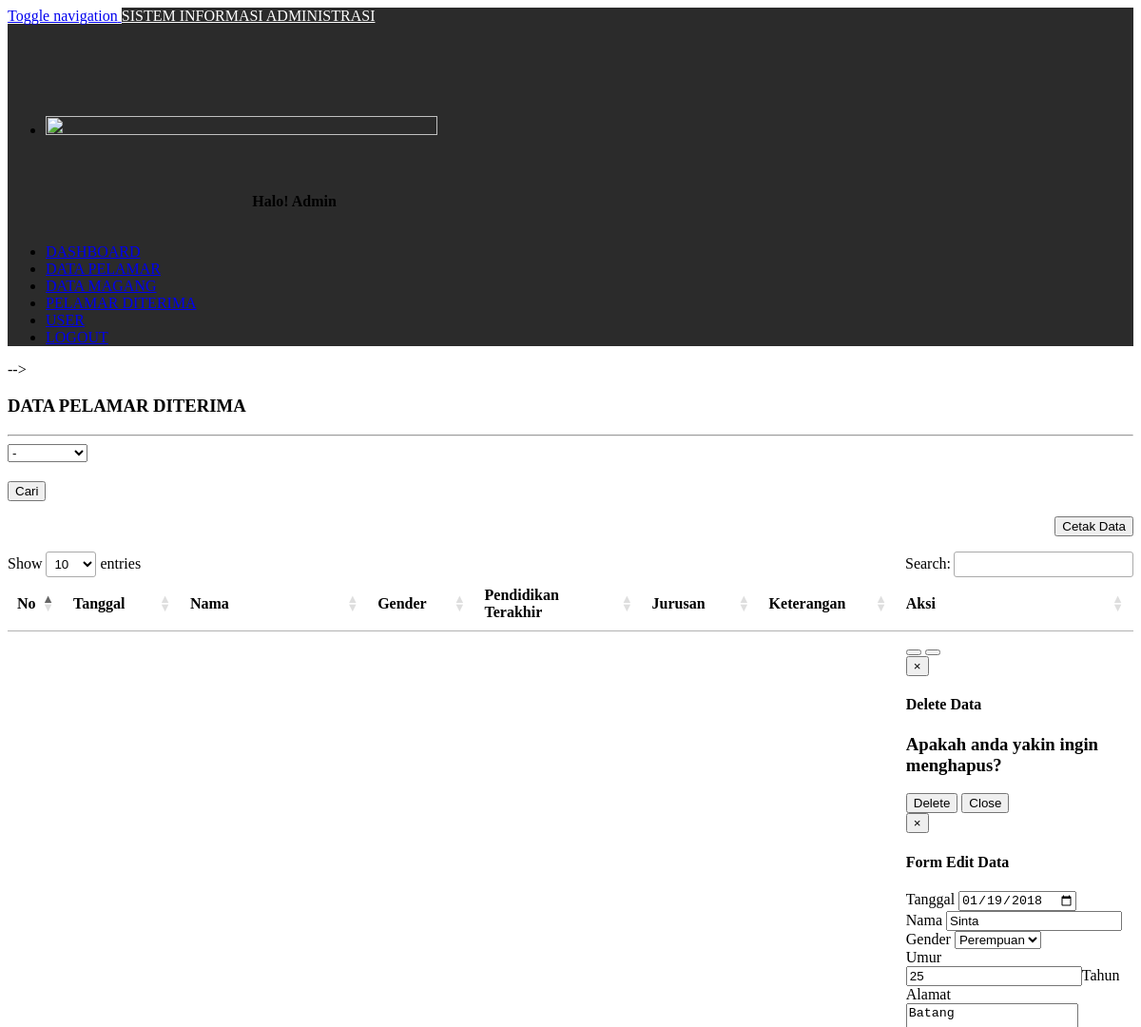
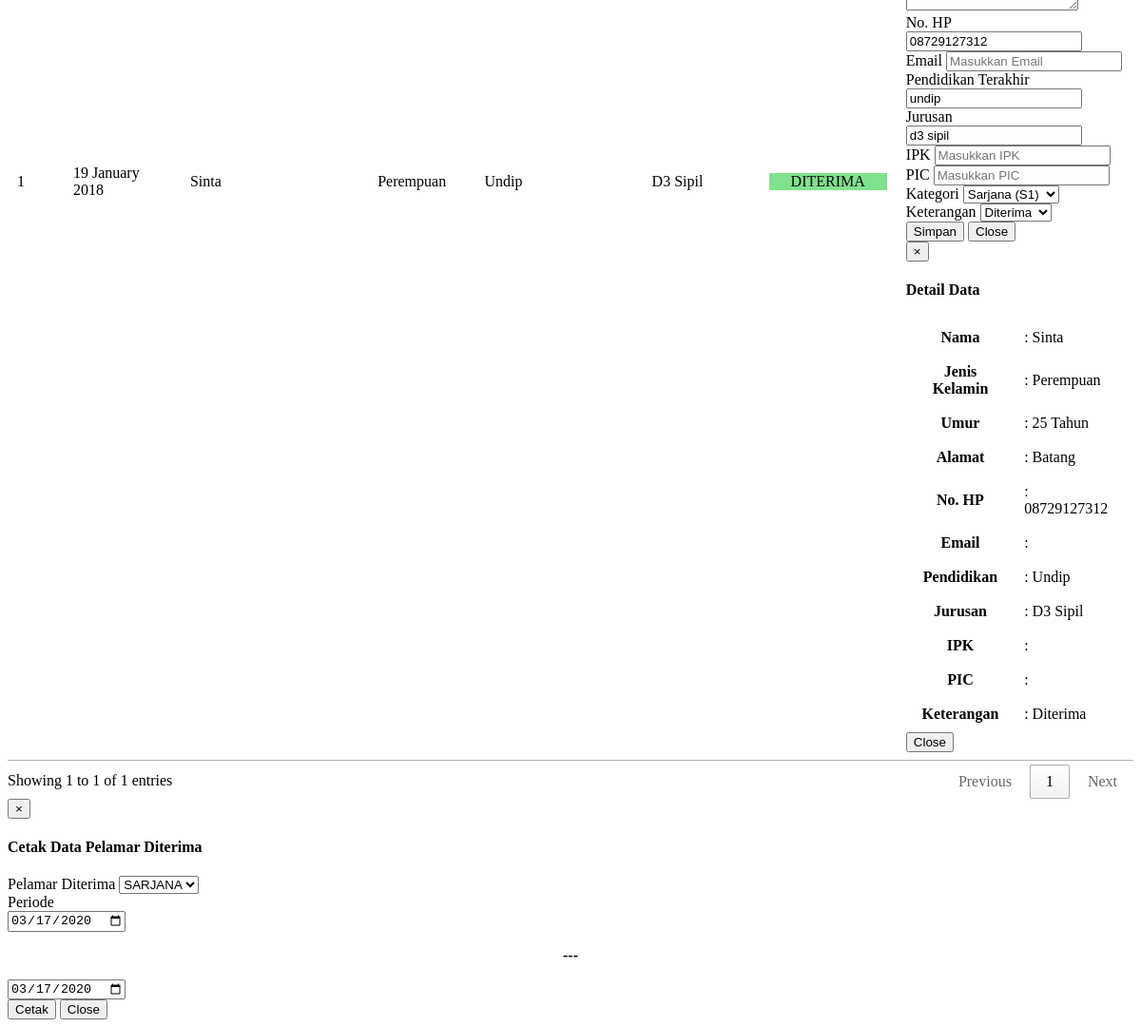
Screenshot of /diterima.php?kategori=sarjana with the database file from the repository (2 pictures, top to bottom).
### tables this page shows
CREATE TABLE `data` (
  `id_data` int(3) NOT NULL,
  `nama` varchar(50) NOT NULL,
  `jenis_kelamin` varchar(20) NOT NULL,
  `umur` int(10) NOT NULL,
  `alamat` varchar(100) NOT NULL,
  `no_hp` varchar(30) NOT NULL,
  `pendidikan` varchar(100) NOT NULL,
  `jurusan` varchar(30) NOT NULL,
  `ipk` varchar(10) NOT NULL,
  `pic` varchar(30) NOT NULL,
  `keterangan` varchar(255) NOT NULL,
  `jenis` varchar(20) NOT NULL,
  `tanggal` date NOT NULL,
  `email` varchar(100) NOT NULL
);

### diterima.php (the view, shortened to what this page needs)
<!DOCTYPE html>
<html>
<head>
</head>
<body>
	<!-- <?php include "menu.php";
	?> -->
	<div class="col-sm-10 col-sm-offset-2" id="content">
			<div class="panel_body">
			<h3><b>DATA PELAMAR DITERIMA </b></h3>
			<hr>
			<div class="col-sm-2" style="margin-bottom: 20px;">
				<form method="get">
					<select class="form-control" name="kategori">
						<option value="">-</option>
					</select>
			</div>
			<div class="col-sm-1">
					<button type="submit" class="btn btn-warning">Cari</button>
			</div>
			<div class="col-sm-9">
				<p align="right">
					<button class="btn btn-primary" data-toggle="modal" data-target="#myModal3"><span class="glyphicon glyphicon-print"></span> Cetak Data </button>
			</div>
		</div>
			<div class="table-responsive col-sm-12">
			<table class="table table-bordered" id="myTable">
				<thead>
					<tr>
						<th width="10"> No </th>
						<th width="80"> Tanggal </th>
						<th width="150"> Nama </th>
						<th width="70"> Gender </th>
						<th width="130"> Pendidikan Terakhir </th>
						<th width="80"> Jurusan </th>
						<th width="100"> Keterangan </th>
						<th width="60"> Aksi </th>
					</tr>
				</thead>
				<tbody>
					 <?php
			            include "koneksi.php";
			            $cari = $_GET['kategori'];
			            $i=1;
			            $query = " SELECT * FROM data where keterangan='diterima' and jenis like '%$cari%' order by tanggal desc";
			            $result = mysqli_query($connect, $query) or die (mysqli_error($connect));
			            while ($row = mysqli_fetch_array($result)){
			            ?>
					<tr>
						<td> <?php echo $i++; ?> </td>
						<td> <?php echo date('d F Y', strtotime($row['tanggal']));  ?> </td>
						<td style="text-transform: capitalize;"> <?php echo $row['nama']; ?> </td>
						<td style="text-transform: capitalize;"> <?php echo $row['jenis_kelamin']; ?></td>
						<td style="text-transform: capitalize;"> <?php echo $row['pendidikan']; ?> </td>
						<td style="text-transform: capitalize;"> <?php echo $row['jurusan']; ?> </td>
						<td style="text-transform: uppercase;"> <p style="background-color: #7fe28c; text-align: center;"><?php echo $row['keterangan']; ?></p> </td>
						<td>
							<button class="btn btn-info btn-sm" data-toggle="modal" data-toggle="tooltip" title="Detail" data-target="#detail<?php echo $row['id_data']; ?>" > <span class="glyphicon glyphicon-check"></span> </button>
							<button class="btn btn-danger btn-sm" data-toggle="modal" data-toggle="tooltip" title="Delete" data-target="#delete<?php echo $row['id_data']; ?>" > <span class="glyphicon glyphicon-trash"></span> </button>
							<?php include "button_data.php"; ?>
						</td>
					</tr>
					<?php } ?>
				</tbody>
			</table>
		</div>
	</div>
	<div class="modal fade" id="myModal3">
			<div class="modal-dialog">
				<div class="modal-content">
					<div class="modal-header">
						<button type="button" class="close" data-dismiss="modal">&times; </button>
						<h4 class="modal-title" id="myModalLabel"> Cetak Data Pelamar Diterima</h4>
					</div>
					<div class="modal-body">
						<form method="get" action="cetakdataditerima.php?jenis=<?php echo $jenis; ?>">
							<div class="form-group">
								<label> Pelamar Diterima </label>
								<select name="jenis" id="jenis" class="form-control" style="text-transform: uppercase;" >
									<?php
						            include "koneksi.php";
						            $query = " SELECT * FROM data group by jenis";
						            $result = mysqli_query($connect, $query) or die (mysqli_error($connect));
						            while ($row = mysqli_fetch_array($result)){
						            ?>
									<option  value="<?php echo $row['jenis']; ?>"><?php echo $row['jenis']; ?></option>
								<?php } ?>
								</select>
							</div>
							<div class="form-group">
								<label> Periode </label><br>
								<div class="col-sm-5" style="padding: 0px !important;">
									<input type="date" class="form-control" value="<?php echo date('Y-m-d'); ?>" name="tgl_awal">
								</div>
								<div class="col-sm-2">
									<p align="center"><b>---</b></p>
								</div>
								<div class="col-sm-5" style="padding: 0px !important;">
									<input type="date" class="form-control" value="<?php echo date('Y-m-d'); ?>" name="tgl_akhir">
								</div>
							</div>
					</div>
					<div class="modal-footer">
						<button type="submit" value="Cetak" class="btn btn-primary">Cetak</button>
						<button type="button" class="btn btn-default" data-dismiss="modal"> Close </button>
					</div>
				</div>
			</div>
		</div>
<link rel="stylesheet" href="https://cdn.datatables.net/1.10.16/css/jquery.dataTables.min.css">
</body>
</html>

### button_data.php (shortened to what this page needs)
<div class="modal fade" id="delete<?php echo $row['id_data']; ?>">
			<div class="modal-dialog">
				<div class="modal-content">
					<div class="modal-header">
						<button type="button" class="close" data-dismiss="modal">&times; </button>
						<h4 class="modal-title" id="myModalLabel"> Delete Data</h4>
					</div>
					<div class="modal-body">
						<form method="POST" id="insert_form" action="proses_deletedata.php?id_data=<?php echo $row['id_data']; ?>">
							<h3>Apakah anda yakin ingin menghapus?</h3>
					</div>
					<div class="modal-footer">
						<input type="submit" name="delete" value="Delete" id="delete" class="btn btn-danger"/>
						<button type="button" class="btn btn-default" data-dismiss="modal"> Close </button>
					</div>
				</div>
			</div>
		</div>
<div class="modal fade" id="edit<?php echo $row['id_data']; ?>">
			<div class="modal-dialog">
				<div class="modal-content">
					<div class="modal-header">
						<button type="button" class="close" data-dismiss="modal">&times; </button>
						<h4 class="modal-title" id="myModalLabel"> Form Edit Data</h4>
					</div>
					<div class="modal-body">
						<?php
							$edit=mysqli_query($connect, "select * from data where id_data = '".$row['id_data']."'")or die (mysqli_error($connect));
							$erow=mysqli_fetch_array($edit);
						?>
						<form method="POST" id="insert_form" action="proses_editdata.php?id_data=<?php echo $row['id_data']; ?>">
							<div class="form-group">
								<label> Tanggal </label>
								<input class="form-control" type="date" value="<?php echo $erow['tanggal']; ?>" name="tanggal" placeholder="Masukkan Tanggal" required="" />
							</div>
							<div class="form-group">
								<label> Nama </label>
								<input class="form-control" type="text" value="<?php echo $erow['nama']; ?>" name="nama" placeholder="Masukkan Nama" required="" />
							</div>
							<div class="form-group">
								<label> Gender </label>
								<select class="form-control" name="jenis_kelamin" id="jenis_kelamin" required="">
									<option value="perempuan" <?php $erow['jenis_kelamin']=='perempuan' ? print "selected":"";?>> Perempuan</option>
								</select>
							</div>
							<div class="form-group">
								<label> Umur </label>
								<div class="input-group">
									<input class="form-control" min="16" type="number" name="umur" placeholder="Masukkan Umur" required="" value="<?php echo $erow['umur'];?>" /><span class="input-group-addon">Tahun</span>
								</div>
							</div>
							<div class="form-group">
								<label> Alamat </label>
								<textarea class="form-control" rows="2" name="alamat" placeholder="Masukkan Alamat" required=""><?php echo $erow['alamat']; ?></textarea>
							</div>
							<div class="form-group">
								<label> No. HP </label>
								<input class="form-control" type="text" name="no_hp" value="<?php echo $erow['no_hp']; ?>" placeholder="Masukkan No. HP"  />
							</div>
							<div class="form-group">
								<label> Email </label>
								<input class="form-control" type="text" name="email" value="<?php echo $erow['email']; ?>" placeholder="Masukkan Email" />
							</div>
							<div class="form-group">
								<label> Pendidikan Terakhir </label>
								<input class="form-control" type="text" name="pendidikan" value="<?php echo $erow['pendidikan']; ?>" placeholder="Masukkan Pendidikan Terkahir" required="" />
							</div>
							<div class="form-group">
								<label> Jurusan</label>
								<input class="form-control" type="text" name="jurusan" value="<?php echo $erow['jurusan']; ?>" placeholder="Masukkan Jurusan" required="" />
							</div>
							<div class="form-group">
								<label> IPK </label>
								<input class="form-control" type="text" name="ipk" value="<?php echo $erow['ipk']; ?>" placeholder="Masukkan IPK"  />
							</div>
							<div class="form-group">
								<label> PIC </label>
								<input class="form-control" type="text" name="pic" value="<?php echo $erow['pic']; ?>" placeholder="Masukkan PIC"  />
							</div>
							<div class="form-group">
								<label> Kategori </label>
								<select class="form-control" name="jenis" id="jenis" required="">
									<option value="sarjana" <?php $erow['jenis']=='sarjana' ? print "selected":"";?> >Sarjana (S1)</option>
								</select>
							</div>
							<div class="form-group">
								<label> Keterangan </label>
								<select class="form-control" name="keterangan" id="keterangan" >
									<option value="diterima" <?php $erow['keterangan']=='diterima' ? print "selected":"";?>> Diterima </option>
								</select>
							</div>
					</div>
					<div class="modal-footer">
						<input type="submit" name="simpan" value="Simpan" id="simpan" class="btn btn-primary"/ >
						<button type="button" class="btn btn-default" data-dismiss="modal"> Close </button>
					</div>
				</div>
			</div>
		</div>
<div class="modal fade" id="detail<?php echo $row['id_data']; ?>">
			<div class="modal-dialog">
				<div class="modal-content">
					<div class="modal-header">
						<button type="button" class="close" data-dismiss="modal">&times; </button>
						<h4 class="modal-title" id="myModalLabel"> Detail Data</h4>
					</div>
					<div class="modal-body">
						<?php
							$edit=mysqli_query($connect, "select * from data where id_data = '".$row['id_data']."'")or die (mysqli_error($connect));
							$erow=mysqli_fetch_array($edit);
						?>
					<table>
						<tbody>
							<tr>
								<th>Nama</th>
								<td style="text-transform: capitalize;"> : <?php echo $erow['nama']; ?></td>
							</tr>
							<tr>
								<th>Jenis Kelamin</th>
								<td style="text-transform: capitalize;"> : <?php echo $erow['jenis_kelamin']; ?></td>
							</tr>
							<tr>
								<th>Umur</th>
								<td style="text-transform: capitalize;"> : <?php echo $erow['umur']; ?> Tahun</td>
							</tr>
							<tr>
								<th>Alamat</th>
								<td style="text-transform: capitalize;"> : <?php echo $erow['alamat']; ?></td>
							</tr>
							<tr>
								<th>No. HP</th>
								<td> : <?php echo $erow['no_hp']; ?></td>
							</tr>
							<tr>
								<th>Email</th>
								<td> : <?php echo $erow['email']; ?></td>
							</tr>
							<tr>
								<th>Pendidikan</th>
								<td style="text-transform: capitalize;"> : <?php echo $erow['pendidikan']; ?></td>
							</tr>
							<tr>
								<th>Jurusan</th>
								<td style="text-transform: capitalize;"> : <?php echo $erow['jurusan']; ?></td>
							</tr>
							<tr>
								<th>IPK </th>
								<td> : <?php echo $erow['ipk']; ?></td>
							</tr>
							<tr>
								<th>PIC</th>
								<td style="text-transform: capitalize;"> : <?php echo $erow['pic']; ?></td>
							</tr>
							<tr>
								<th>Keterangan</th>
								<td style="text-transform: capitalize;"> : <?php echo $erow['keterangan']; ?></td>
							</tr>
						</tbody>
					</table>
					<div class="modal-footer">
						<button type="button" class="btn btn-default" data-dismiss="modal"> Close </button>
					</div>
				</div>
			</div>
		</div>

### rows the page displays
data: tanggal "19 January 2018", nama "Sinta", jenis_kelamin "Perempuan", pendidikan "Undip", jurusan "D3 Sipil", keterangan "DITERIMA", tanggal "01/19/2018", umur "25", alamat "Batang", no_hp "08729127312", pendidikan "undip", jurusan "d3 sipil", keterangan "Diterima"

### other values shown
form field jenis "sarjana"
